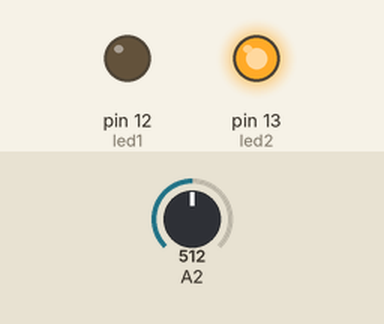
Simulated run of this sketch. Board: Arduino Uno, built with avr-gcc and run on an emulated ATmega328P. Shown: output pins drawn as LEDs (lit = HIGH). Inputs (shaded band) come from the test bench; at power-on: A2 = 512. What the sketch prints to the serial monitor is not drawn.

Above: at 1.3 s.
1.4 s: A2 set to 562
2.9 s: A2 set to 590
At 4.2 s:
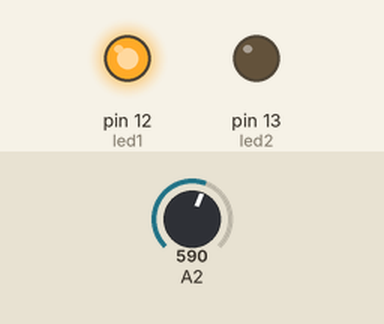
4.5 s: A2 set to 511
At 5.4 s:
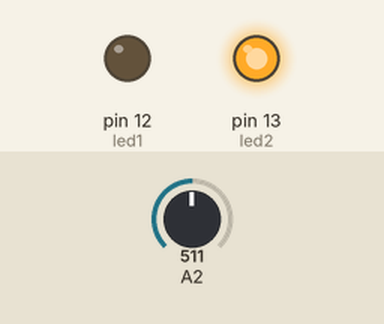
6.0 s: A2 set to 716
At 6.6 s:
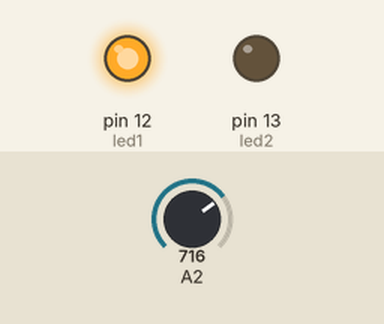
Timing chart, 0 to 8.5 s (numbered marks = the images above; inputs shaded):
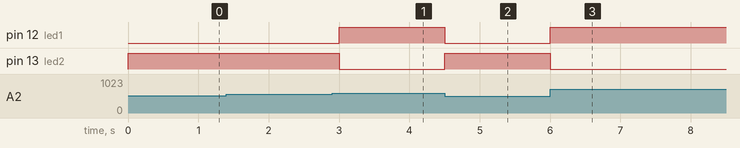

The sketch:

temperature_sensor_t.ino
```cpp
int led1=12;
int led2=13;
void setup() {
  // put your setup code here, to run once:
Serial.begin(9600);
pinMode(led1,OUTPUT);
pinMode(led2,OUTPUT);
}

void loop() {
  // put your main code here, to run repeatedly:
int val;
int dat;
val=analogRead(2);
dat=(125*val)>>8;
Serial.print("Temp:");
Serial.print(dat);
Serial.print("C");
if(dat>22)
{
  digitalWrite(led1,HIGH);
  digitalWrite(led2,LOW);
}
else
{
  digitalWrite(led2,HIGH);
  digitalWrite(led1,LOW);
}
delay(500);
}
```

Measured:
- the behaviour switches between 571 and 572 on A2 (found by bisection; images 0 and 1)
- after the input at 1.4 s, every drawn part: stays the same
- after the input at 2.9 s, pin 12 (led1): LOW → HIGH after 0.10 s; pin 13 (led2): HIGH → LOW after 0.10 s
- after the input at 4.5 s, pin 12 (led1): HIGH → LOW at once; pin 13 (led2): LOW → HIGH at once
- after the input at 6.0 s, pin 12 (led1): LOW → HIGH at once; pin 13 (led2): HIGH → LOW at once
